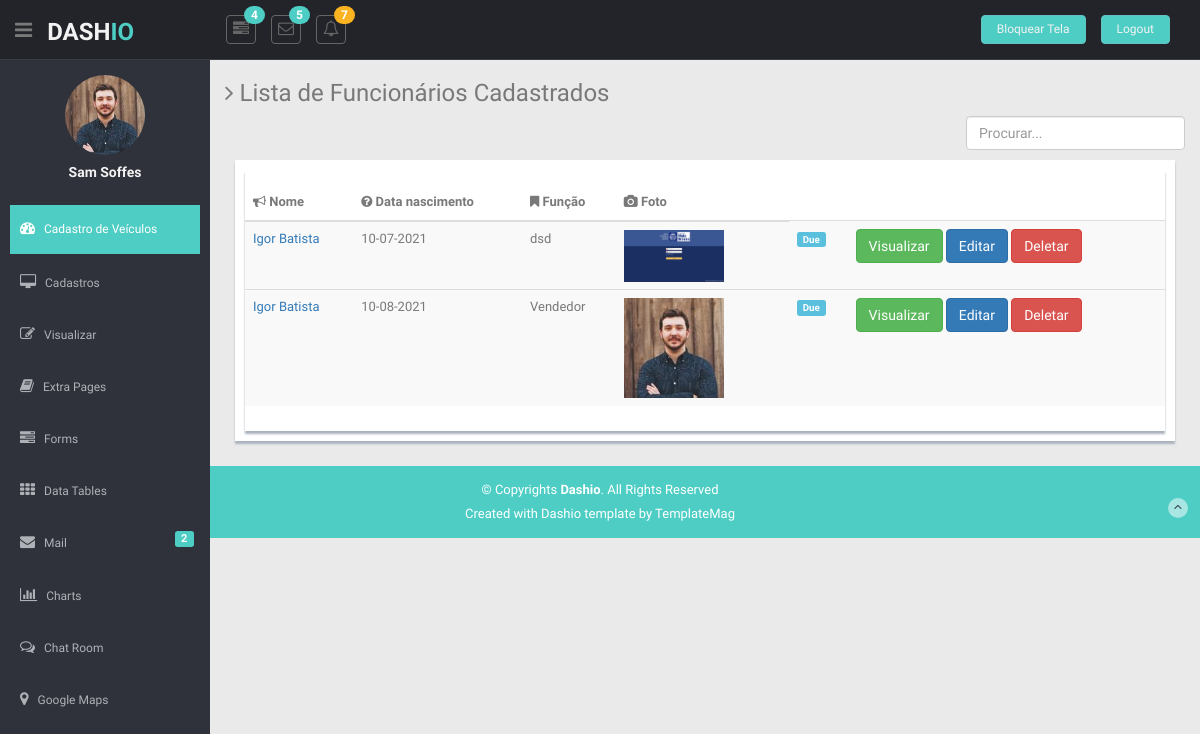
Page /vendedores/ (signed in) on the committed database.
### app/models.py (models this page shows)
class Vendedores(models.Model):
    nome            = models.CharField(max_length=150)
    telefone        = models.CharField(max_length=100)
    nascimento      = models.CharField(max_length=12)
    endereco        = models.CharField(max_length=250)
    funcao          = models.CharField(max_length=100)
    estado          = models.CharField(max_length=20)
    cidade          = models.CharField(max_length=100)
    cep             = models.CharField(max_length=25)
    rua             = models.CharField(max_length=25)
    foto            = models.ImageField(upload_to='media/')

### app/views.py (the view)
# urls.py: path('vendedores/', vendedores, name='vendedores'),
@login_required
def vendedores(request):
    data     = {}
    search   = request.GET.get('search')
    if search:
        data['db'] = Vendedores.objects.filter(nome__icontains=search)
    else:
        data['db'] = Vendedores.objects.all()
    return render(request, 'vendedores.html', data)

### app/templates/vendedores.html (shortened to what this page needs)
 {% extends 'base.html' %}
 {% block content %}
  <section id="main-content">
      <section class="wrapper">
        <h3><i class="fa fa-angle-right"></i> Lista de Funcionários Cadastrados </h3>
         <form action="#" class="pull-right position"  method="get">
                <input type="text" id="search" name="search" placeholder="Procurar..." class="form-control search-btn ">
              </form>
        <div class="row mt">
          <div class="col-lg-12">
            <div class="form-panel">
            <div class="content-panel">
              <table class="table table-striped table-advance table-hover">
                <thead>
                  <tr>
                    <th><i class="fa fa-bullhorn"></i> Nome</th>
                    <th class="hidden-phone"><i class="fa fa-question-circle"></i> Data nascimento</th>
                    <th><i class="fa fa-bookmark"></i> Função</th>
                    <th><i class=" fa fa-camera"></i> Foto </th>
                    <th></th>
                  </tr>
                </thead>
                <tbody>
                              {% for dbs in db %}
                  <tr>
                    <td>
                      <a href="basic_table.html#">{{dbs.nome}}</a>
                    </td>
                    <td class="hidden-phone">{{dbs.nascimento}}</td>
                    <td>{{dbs.funcao}} </td>
                    {% if dbs.foto %}
                    <td><img src="{{dbs.foto.url}}" width="100"/> </td>
                    {%endif%}
                    <td>
                    <td><span class="label label-info label-mini">Due</span></td>
                          <td>
          <a href="/view/{{dbs.id}}/"  class="btn btn-success"> Visualizar </a>
          <a href="/edit/{{dbs.id}}/"   class="btn btn-primary"> Editar </a>
          <a href="/delete/{{dbs.id}}/" class="btn btn-danger btnDel"> Deletar </a>
      </td>
                  </tr>
                    {% endfor %}
                </tbody>
              </table>
            </div>
          </div>
        </div>
      </section>
    </section>
{% load static %}
           {%endblock%}

### app/static/css/style.css (style rules this page uses)
body { color: #797979; background: #eaeaea; font-family: 'Ruda', sans-serif; padding: 0px !important; margin: 0px !important; font-size:13px; }
.mt { margin-top: 25px; }
#main-content { margin-left: 210px; }
.wrapper { display: inline-block; margin-top: 60px; padding-left: 15px; padding-right: 15px; padding-bottom: 15px; padding-top: 0px; width: 100%; }
.content-panel { background: #ffffff; box-shadow: 0px 3px 2px #aab2bd; padding-top: 15px; padding-bottom: 5px; }
.form-panel { background: #ffffff; margin: 10px; padding: 10px; box-shadow: 0px 3px 2px #aab2bd; text-align: left; }

### rows in the picture
Vendedores: nome "Igor Batista", nascimento "10-07-2021", funcao "dsd", foto (picture)
Vendedores: nome "Igor Batista", nascimento "10-08-2021", funcao "Vendedor", foto (picture)
